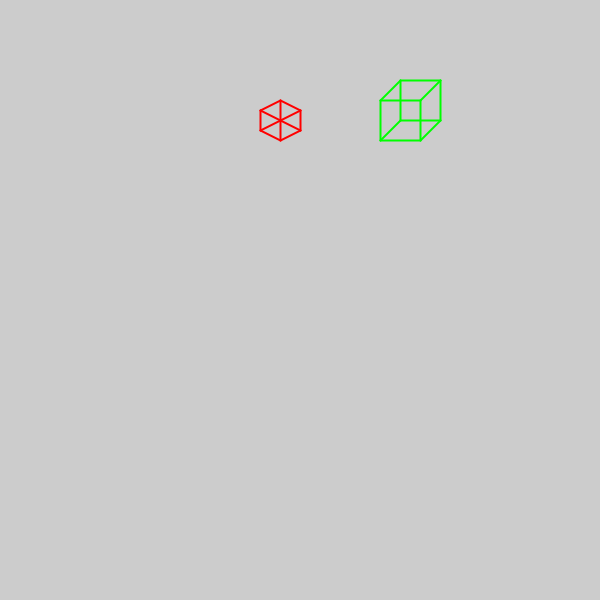
Frame 1 (no input)
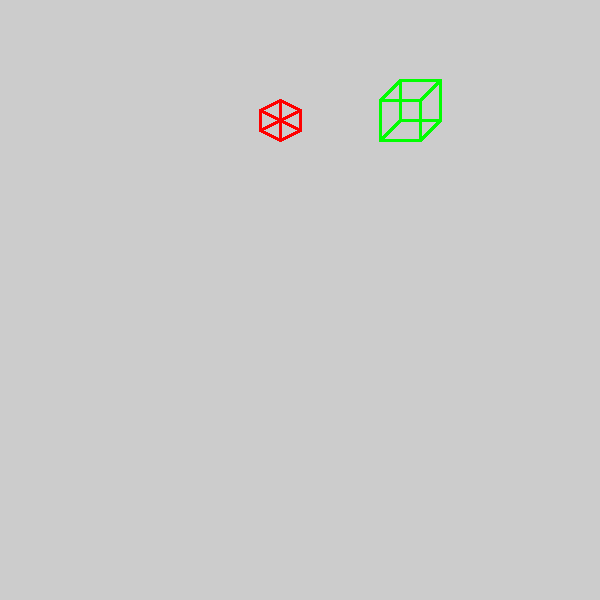
Frame 60 (the mouse pressed at the canvas centre just before this capture)
Frame 120 (the mouse held since frame 60 and released just before this capture): identical to frame 60, image omitted

The Processing sketch that drew these frames (run headless with seeded random() and noise(); from frame 60 on, the mouse is pressed at the canvas centre):

// Processing sketch: Projection
// ── Projection.pde
float tileSize = 40;

void setup() {
  size(600, 600);
}

void draw() {
  drawIsoCube(6,6,1);
  drawOrthoCube(6,6,1);
}

void drawNormRect( float ox, float oy, float size ) {
  float[] norm = toNorm(ox, oy);
  float xA = norm[0];
  float yA = norm[1];
  norm = toNorm(ox + size, oy);
  float xB = norm[0];
  float yB = norm[1];
  norm = toNorm(ox + size, oy + size);
  float xC = norm[0];
  float yC = norm[1];
  norm = toNorm(ox, oy + size);
  float xD = norm[0];
  float yD = norm[1];

  noFill();
  strokeWeight(2);
  stroke(0, 0, 255);
  line(xA, yA, xB, yB);
  line(xB, yB, xC, yC);
  line(xC, yC, xD, yD);
  line(xD, yD, xA, yA);
}

void drawIsoRect( float ox, float oy, float size ) {
  float[] norm = toIso(ox, oy);
  float xA = norm[0];
  float yA = norm[1];
  norm = toIso(ox + size, oy);
  float xB = norm[0];
  float yB = norm[1];
  norm = toIso(ox + size, oy + size);
  float xC = norm[0];
  float yC = norm[1];
  norm = toIso(ox, oy + size);
  float xD = norm[0];
  float yD = norm[1];

  noFill();
  strokeWeight(2);
  stroke(255, 0, 0);
  line(xA, yA, xB, yB);
  line(xB, yB, xC, yC);
  line(xC, yC, xD, yD);
  line(xD, yD, xA, yA);
}

void drawOrthoRect( float ox, float oy, float size ) {
  float[] norm = toIso(ox, oy);
  float xA = norm[0];
  float yA = norm[1];
  norm = toIso(ox + size, oy);
  float xB = norm[0];
  float yB = norm[1];
  norm = toIso(ox + size, oy + size);
  float xC = norm[0];
  float yC = norm[1];
  norm = toIso(ox, oy + size);
  float xD = norm[0];
  float yD = norm[1];

  noFill();
  strokeWeight(2);
  stroke(255, 0, 0);
  line(xA, yA, xB, yB);
  line(xB, yB, xC, yC);
  line(xC, yC, xD, yD);
  line(xD, yD, xA, yA);
}

void drawIsoCube( float ox, float oy, float size ) {
  float[] norm = toIso(ox, oy);
  float xA = norm[0];
  float yA = norm[1];
  norm = toIso(ox + size, oy);
  float xB = norm[0];
  float yB = norm[1];
  norm = toIso(ox + size, oy + size);
  float xC = norm[0];
  float yC = norm[1];
  norm = toIso(ox, oy + size);
  float xD = norm[0];
  float yD = norm[1];

  noFill();
  strokeWeight(2);
  stroke(255, 0, 0);
  line(xA, yA, xB, yB);
  line(xB, yB, xC, yC);
  line(xC, yC, xD, yD);
  line(xD, yD, xA, yA);
  
  float tileHeight = tileSize*size*0.5;
  line(xA, yA - tileHeight, xB, yB - tileHeight);
  line(xB, yB - tileHeight, xC, yC - tileHeight);
  line(xC, yC - tileHeight, xD, yD - tileHeight);
  line(xD, yD - tileHeight, xA, yA - tileHeight);
  
  line(xA, yA, xA, yA - tileHeight);
  line(xB, yB, xB, yB - tileHeight);
  line(xC, yC, xC, yC - tileHeight);
  line(xD, yD, xD, yD - tileHeight);
}

void drawOrthoCube( float ox, float oy, float size ) {
  float[] norm = toOrtho(ox, oy);
  float xA = norm[0];
  float yA = norm[1];
  norm = toOrtho(ox + size, oy);
  float xB = norm[0];
  float yB = norm[1];
  norm = toOrtho(ox + size, oy + size);
  float xC = norm[0];
  float yC = norm[1];
  norm = toOrtho(ox, oy + size);
  float xD = norm[0];
  float yD = norm[1];

  noFill();
  strokeWeight(2);
  stroke(0, 255, 0);
  line(xA, yA, xB, yB);
  line(xB, yB, xC, yC);
  line(xC, yC, xD, yD);
  line(xD, yD, xA, yA);
  
  line(xA, yA - tileSize*size, xB, yB - tileSize*size);
  line(xB, yB - tileSize*size, xC, yC - tileSize*size);
  line(xC, yC - tileSize*size, xD, yD - tileSize*size);
  line(xD, yD - tileSize*size, xA, yA - tileSize*size);
  
  line(xA, yA, xA, yA - tileSize*size);
  line(xB, yB, xB, yB - tileSize*size);
  line(xC, yC, xC, yC - tileSize*size);
  line(xD, yD, xD, yD - tileSize*size);
}

float[] toNorm( float x, float y ) {
  return new float[]{
    x * tileSize,
    y * tileSize
  };
}

float[] toIso( float x, float y ) {
  return new float[]{
    .5 * tileSize * (x - y - 1) + 0.5 * width,
    0.25 * tileSize * (x + y)
  };
}

float[] fromIso( float x, float y ) {
  return new float[2];
}

float[] toOrtho( float x, float y ) {
  return new float[]{
    x * tileSize - y * 0.5 * tileSize - 0.5 * tileSize + 0.5 * width,
    y * 0.5 * tileSize
  };
}

float[] fromOrtho( float x, float y ) {
  return new float[2];
}
